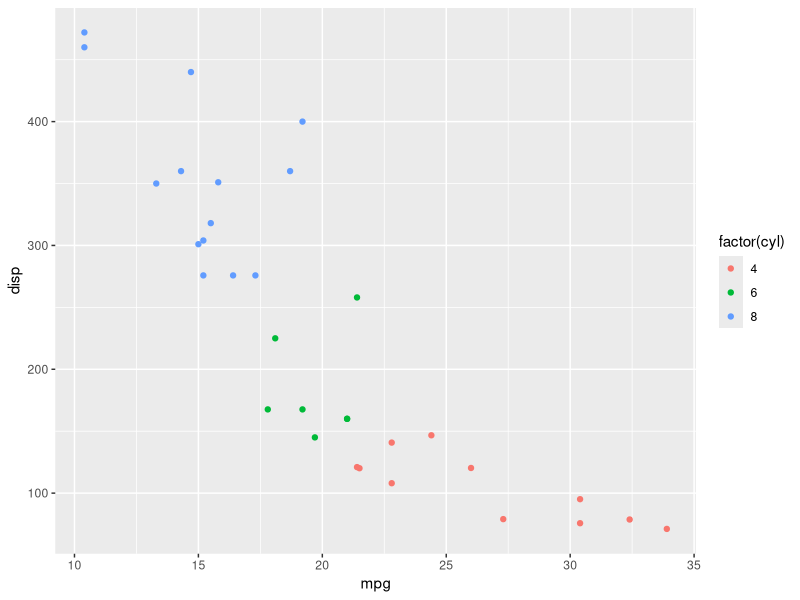

Source code (R):
## ---- chunk 1
library(tidyverse)
## ---- chunk 2
mtcars %>% ggplot(aes(mpg, disp, color = factor(cyl))) + geom_point()
